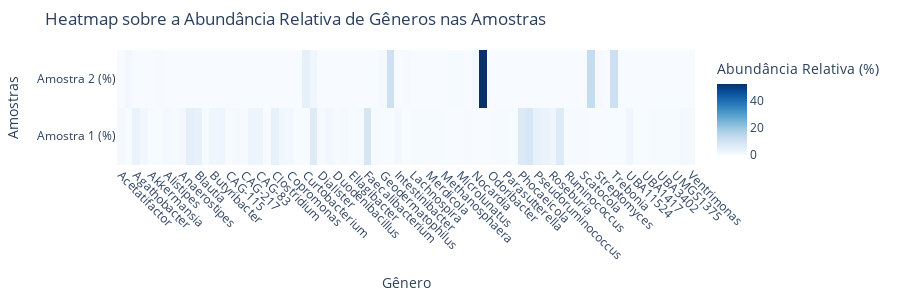

The notebook cell saved with this chart:
### Markdown cell above
## Heatmap

### Code cell
data = genero_abundancia_relativa[['Genero', 'Amostra 1 (%)', 'Amostra 2 (%)']].set_index('Genero').transpose()

fig2 = go.Figure(data=go.Heatmap(
    z=data.values,
    x=data.columns,
    y=data.index,
    colorscale='Blues',
    colorbar=dict(title="Abundância Relativa (%)"),
    text=data.values,
    hoverinfo='text',
    showscale=True,
    hovertemplate='<br>Gênero: %{x} ' + '<br>Abundância Relativa: %{z:.2f}%',
    hoverlabel=dict(namelength=0)
))

fig2.update_layout(
    title='Heatmap sobre a Abundância Relativa de Gêneros nas Amostras',
    xaxis_title='Gênero',
    yaxis_title='Amostras',
    xaxis=dict(showgrid=True, tickangle=45),
    yaxis=dict(tickvals=[0, 1], ticktext=['Amostra 1 (%)', 'Amostra 2 (%)']),
    height=300, 
    margin=dict(l=50, r=50, t=50, b=100), 
    xaxis_tickangle=45,
)

fig2.show()

### Figure 1 — Plotly figure (JSON) as saved in the notebook; plotly's stock layout.template omitted (floating-point values rounded to 4 significant figures; data arrays with more than 128 entries replaced by an {"elided": "..."} marker saying what was removed)
{"data": [{"colorbar": {"title": {"text": "Abundância Relativa (%)"}}, "colorscale": [[0, "rgb(247,251,255)"], [0.125, "rgb(222,235,247)"], [0.25, "rgb(198,219,239)"], [0.375, "rgb(158,202,225)"], [0.5, "rgb(107,174,214)"], [0.625, "rgb(66,146,198)"], [0.75, "rgb(33,113,181)"], [0.875, "rgb(8,81,156)"], [1, "rgb(8,48,107)"]], "hoverinfo": "text", "hoverlabel": {"namelength": 0}, "hovertemplate": "<br>Gênero: %{x} <br>Abundância Relativa: %{z:.2f}%", "showscale": true, "text": {"elided": "2x75 float values"}, "type": "heatmap", "x": ["Acetatifactor", "Actinopolyspora", "Agathobacter", "Agathobaculum", "Akkermansia", "Alicyclobacillus", "Alistipes", "Anaerobutyricum", "Anaerostipes", "Bacteroides", "Blautia", "Bulleidia", "Butyribacter", "Butyricicoccus", "CAG-115", "CAG-177", "CAG-217", "CAG-41", "CAG-83", "CAG-841", "Clostridium", "Coprococcus", "Copromonas", "Cronobacter", "Curtobacterium", "Desconhecido", "Dialister", "Dorea", "Duodenibacillus", "Dysosmobacter", "Ellagibacter", "Eubacterium", "Faecalibacterium", "Fusicatenibacter", "Geodermatophilus", "Gryllotalpicola", "Intestinibacter", "JADGQX01", "Lachnospira", "Limivicinus", "Merdicola", "Methanobrevibacter", "Methanosphaera", "Methylophilus", "Microlunatus", "NSJ-50", "Nocardia", "Nocardioides", "Odoribacter", "Parabacteroides", "Parasutterella", "Parolsenella", "Phocaeicola", "Prevotella", "Pseudoruminococcus", "RUG115", "Roseburia", "Ruminiclostridium", "Ruminococcus", "SFJ001", "Scatocola", "Spirillospora", "Streptomyces", "Sulfobacillus", "Trebonia", "UBA11452", "UBA11524", "UBA1394", "UBA1417", "UBA1774", "UBA3402", "UBA7597", "UMGS1375", "UMGS882", "Ventrimonas"], "y": ["Amostra 1 (%)", "Amostra 2 (%)"], "z": {"elided": "2x75 float values"}}], "layout": {"height": 300, "margin": {"b": 100, "l": 50, "r": 50, "t": 50}, "title": {"text": "Heatmap sobre a Abundância Relativa de Gêneros nas Amostras"}, "xaxis": {"showgrid": true, "tickangle": 45, "title": {"text": "Gênero"}}, "yaxis": {"ticktext": ["Amostra 1 (%)", "Amostra 2 (%)"], "tickvals": [0, 1], "title": {"text": "Amostras"}}}}
